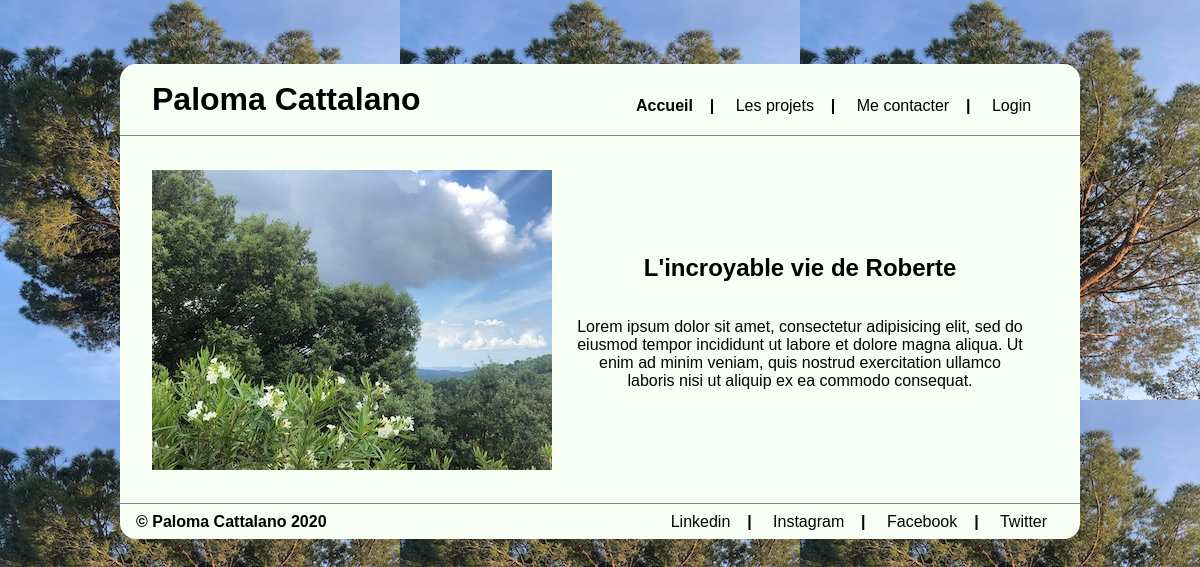
The page / on the database its author committed.
### tables this page shows
CREATE TABLE `content` (
  `index_picture_url` varchar(50) NOT NULL,
  `index_title` text NOT NULL,
  `index_description` text NOT NULL,
  `email` varchar(35) NOT NULL,
  `phone` varchar(25) NOT NULL
);

### index.php (the view, shortened to what this page needs)
<?php
include_once 'db.php';
$query = $link -> query("SELECT index_picture_url, index_title, index_description FROM content");
$results = $query -> fetch();
$picture_url = trim($results['index_picture_url']);
$title = trim($results['index_title']);
$description = trim($results['index_description']);
$bodyContent = '<!>
<div class="card_accueil">
<img src="./img/'.$picture_url.'" alt="image_accueil" width="500vw" height="300vh" >
<div class="texte_accueil">
<h2>'.$title.'</h2>
<p>'.$description.'</p>
</div>
</div>
';
include_once "template.php";
?>

### css/template.css (style rules this page uses)
body { float:left; width: 80%; background-image: url(../img/site_img/super_pin.jpeg); margin: 8vh 10% 8vh 10%; font-family: Helvetica, sans-serif; }
#body .texte_accueil { display: flex; flex-direction: column; text-align: center; align-self: center; padding: 3vh; width: 100%; }
#body .card_accueil { display: flex; flex-direction: row; }

### rows shown on the page
content: index_picture_url (picture), index_title "L'incroyable vie de Roberte", index_description "Lorem ipsum dolor sit amet, consectetur adipisicing elit, sed do eiusmod tempor incididunt ut labore et dolore magna aliqua. Ut enim ad minim veniam, quis nostrud exercitation ullamco laboris nisi ut aliquip ex ea commodo consequat."
